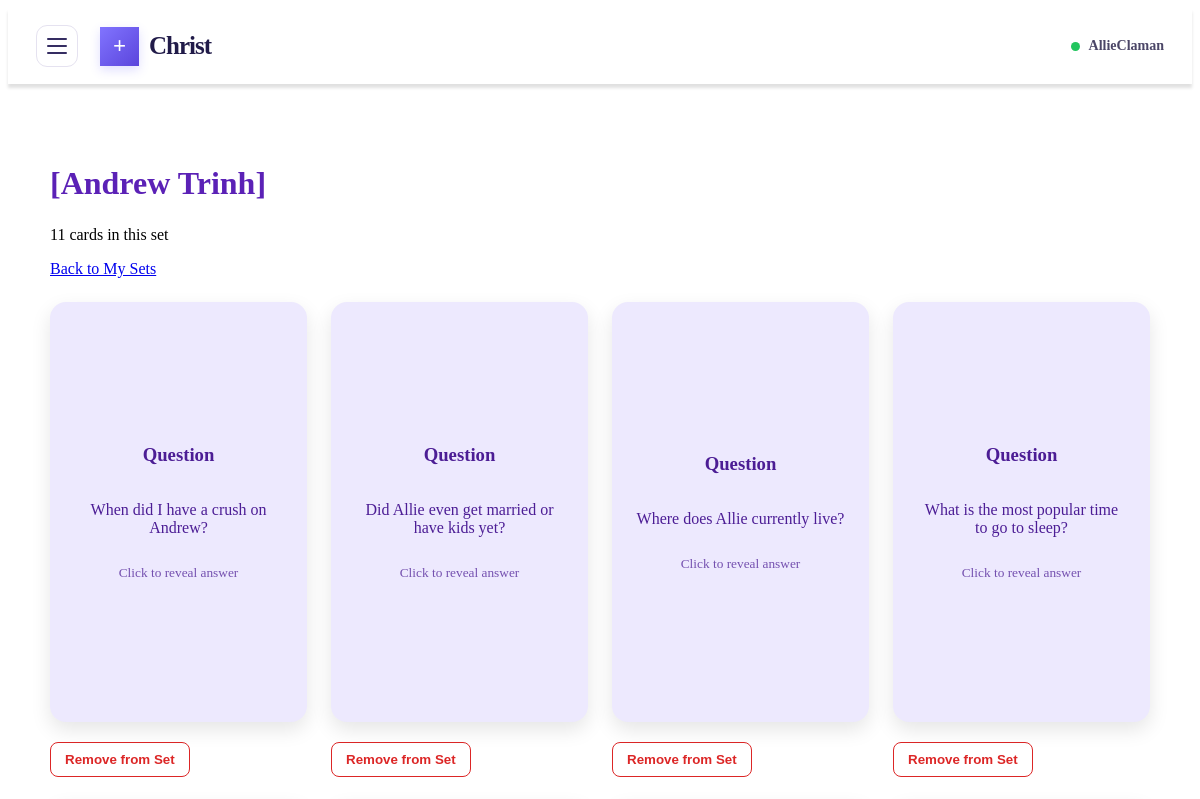
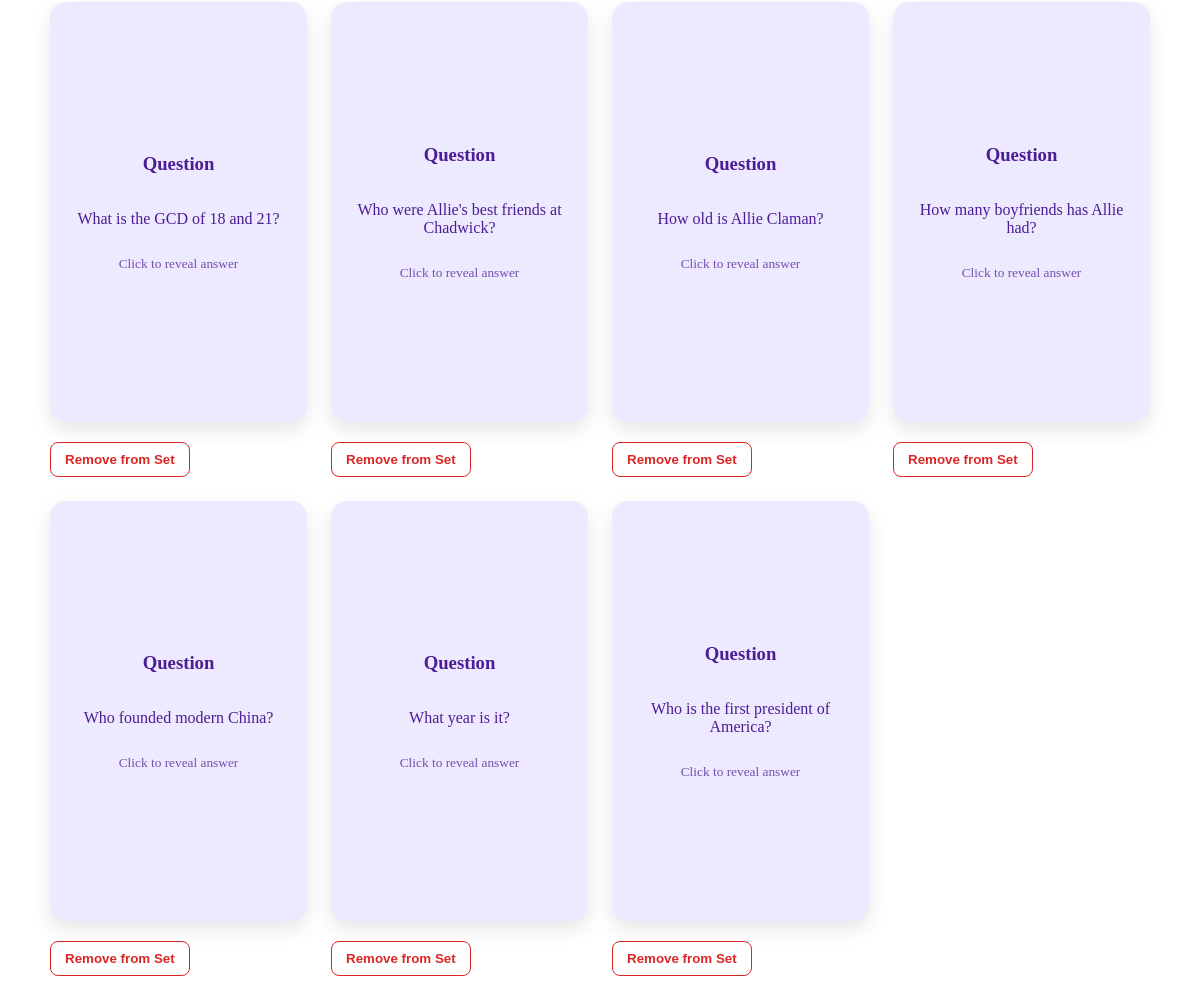
Page /sets/11 (signed in) on the earlier database version (2 pictures, top to bottom).
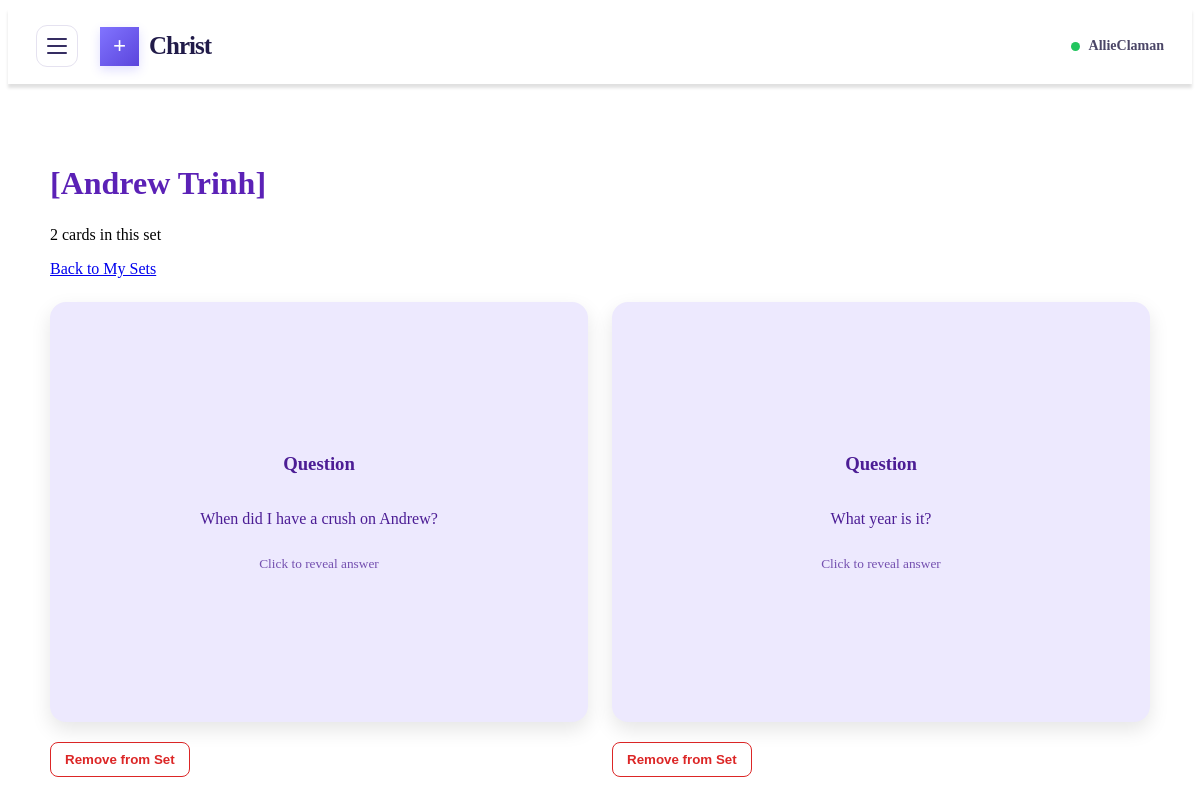
Same page on the later database version.
### papo_cito.py (models this page shows)
class Card(db.Model):
    __tablename__ = "cards"
    id = db.Column(db.Integer, primary_key=True)
    question = db.Column(db.String(200))
    answer = db.Column(db.Text)
    user_id = db.Column(db.Integer, db.ForeignKey("pot_users.id"), nullable=False)

### papo_cito.py (the view)
@app.route("/sets/<int:set_id>")
def view_set(set_id):
    if "user_id" not in session:
        return redirect(url_for("login"))
    card_set = CardSet.query.filter_by(
        id=set_id,
        user_id=session["user_id"]
    ).first_or_404()
    return render_template(
        "set_detail.html",
        card_set=card_set,
        cards=card_set.cards
    )

### templates/set_detail.html (shortened to what this page needs)
{% extends "base.html" %}
{% block content %}
	<div class="cards-page">
	<h1>[{{ card_set.name }}]</h1>
	<p>{{ cards|length }} cards in this set</p>
	<p>
	<a href="{{ url_for('my_sets') }}">Back to My Sets</a>
	</p>
	<div class="cards-grid">
	{% for card in cards %}
		<div class="card-item">
			<div class="flashcard" onclick="flipCard(this)">
				<div class="flashcard-inner">
					<div class="flashcard-front">
						<h3>Question</h3>
						<p>{{ card.question }}</p>
						<small>Click to reveal answer</small>
					</div>
					<div class="flashcard-back">
						<h3>Answer</h3>
						<p>{{ card.answer }}</p>
						<small>Click to return</small>
					</div>
				</div>
			</div>
			<form
				method="POST"
				action="{{ url_for('remove_card_from_set',
					set_id=card_set.id,
					card_id=card.id) }}"
				onsubmit="return confirm('Remove this card from the set?');"
				>
				<button type="submit" class="remove-set-button">
					Remove from Set
				</button>
			</form>
		</div>
	{% else %}
		<p>This set is empty. Add some flashcards to get started!</p>
	{% endfor %}
	</div>
	</div>
{% endblock %}

Differences in the rows shown:
removed Card: question "Did Allie even get married or have kids yet?"
removed Card: question "Where does Allie currently live?"
removed Card: question "What is the most popular time to go to sleep?"
removed Card: question "What is the GCD of 18 and 21?"
removed Card: question "Who were Allie's best friends at Chadwick?"
removed Card: question "How old is Allie Claman?"
removed Card: question "How many boyfriends has Allie had?"
removed Card: question "Who founded modern China?"
removed Card: question "Who is the first president of America?"
Other differences:
{{ cards|length }}: "11" → "2"
